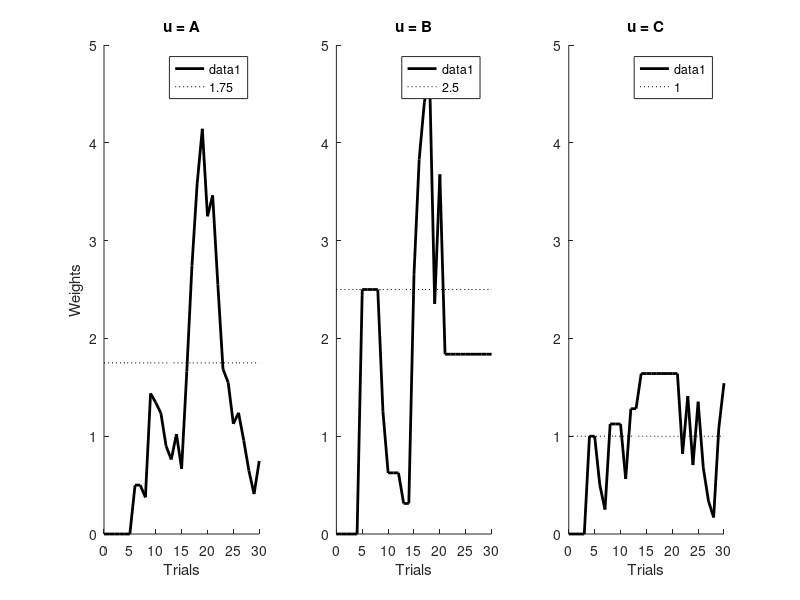
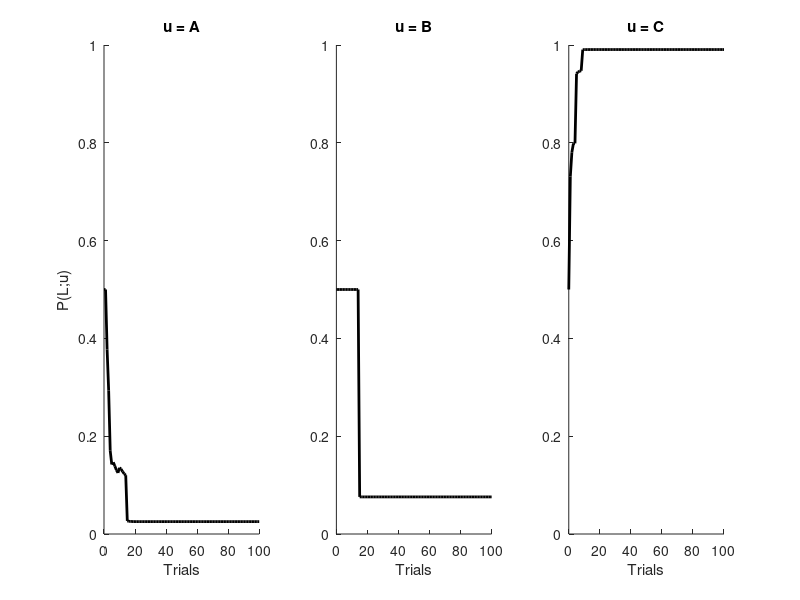

MATLAB code for these plots, in order:
%%% Computational Neuroscience 2013
%%% Dayan & Abbott, Theoretical Neuroscience, exercise 9.8
%%% Actor-Critic implementation for maze of figure 9.7

% Marije ter Wal - 2013

clear; close; clc

% parameters & settings
epsilon = 0.5; %both for actor and critic
beta    = 1;
rewards = [[0,0];[0,5];[2,0]]; % reward matrix, rows indicate location (A,B,C)
                               % column indicates choice (Left or Right)
Nlocs    = size(rewards, 1);
Nactions = size(rewards, 2);

P_left = 0.5; %0.5 (normal) or 0.99

%% Policy evaluation (Figure 9.8)

Ntrials  = 30; %as in figure 9.8
m        = [[0,0]; [(1/beta)*log(P_left/(1-P_left)),0]; [(1/beta)*log(P_left/(1-P_left)),0]];
w        = zeros(Nlocs+1,Ntrials); %initialization of critic

for t = 2:Ntrials+1 %trials should run between 0 and 30
    
    % don't forget previous trials;
    w(:,t) = w(:,t-1);
      
    % A
    % determine action
    Pk     = exp(beta*m(1,:)) / sum(exp(beta*m(1,:))); % probability distributions
    choice = find(cumsum(Pk)-rand(1) >= 0, 1); % determines which action is chosen: 1 = left, 2 = right
    % update critic
    u_next   = 1 + choice;
    delta    = rewards(1,choice) + w(u_next,t) - w(1,t);
    w(1,t)   = w(1,t) + epsilon*delta;
    
    % B or C
    % determine action
    u = u_next;
    Pk     = exp(beta*m(u,:)) / sum(exp(beta*m(u,:))); % probability distributions
    choice = find(cumsum(Pk)-rand(1) >= 0, 1); % determines which action is chosen: 1 = left, 2 = right
    % update critic
    u_next   = 4; % for every possible state, expected future reward is zero
    delta    = rewards(u,choice) + w(u_next,t) - w(u,t);
    w(u,t)   = w(u,t) + epsilon*delta;
end

figure; 
x = 0:Ntrials;

subplot(131); hold on
plot(x, w(1,:), 'k', 'linewidth', 2);
fplot('1.75', [0 Ntrials], 'k:');
title('u = A'); xlabel('Trials'); ylabel('Weights');
xlim([0,Ntrials]); ylim([0,5]);

subplot(132); hold on
plot(x, w(2,:), 'k', 'linewidth', 2);
fplot('2.5', [0 Ntrials], 'k:');
title('u = B'); xlabel('Trials');
xlim([0,Ntrials]); ylim([0,5]);

subplot(133); hold on
plot(x, w(3,:), 'k', 'linewidth', 2);
fplot('1', [0 Ntrials], 'k:');
title('u = C'); xlabel('Trials');
xlim([0,Ntrials]); ylim([0,5]);

%% Actor-critic learning (Figure 9.9)

Ntrials  = 100; %as in figure 9.9
m        = zeros(Nlocs,Nactions,Ntrials); %initialization of actor
m(:,:,1) = [[0,0]; [(1/beta)*log(P_left/(1-P_left)),0]; [(1/beta)*log(P_left/(1-P_left)),0]];
w        = zeros(Nlocs+1,Ntrials); %initialization of critic
choice   = zeros(Nlocs,1);

for t = 2:Ntrials+1 %trials should run between 0 and 30
    
    % don't forget previous trials;
    w(:,t) = w(:,t-1);
    m(:,:,t) = m(:,:,t-1);
    
    % A
    % determine action
    Pk        = exp(beta*m(1,:,t)) / sum(exp(beta*m(1,:,t))); % probability distributions
    choice = find(cumsum(Pk)-rand(1) >= 0, 1); % determines which action is chosen: 1 = left, 2 = right
    % update actor and critic
    u_next   = 1 + choice; %this only works for three locations
    delta    = rewards(1,choice) + w(u_next,t) - w(1,t);
    w(1,t)   = w(1,t) + epsilon*delta;
    m(1,:,t) = m(1,:,t) + epsilon*( (1:Nactions == choice) - Pk) * delta;
    
    % B or C
    % determine action
    u = u_next;
    Pk        = exp(beta*m(u,:,t)) / sum(exp(beta*m(u,:,t))); % probability distributions
    choice = find(cumsum(Pk)-rand(1) >= 0, 1); % determines which action is chosen: 1 = left, 2 = right
    % update actor and critic
    u_next   = 4; % for every possible state, expected future reward is zero
    delta    = rewards(u,choice) + w(u_next,t) - w(u,t);
    w(u,t)   = w(u,t) + epsilon*delta;
    m(u,:,t) = m(u,:,t) + epsilon*( (1:Nactions == choice) - Pk) * delta;
end

figure;
x = 0:Ntrials;
PL = @(mscal, mvect) exp(beta*mscal) ./ sum(exp(beta*mvect),2);

subplot(131); hold on
plot(x, squeeze(PL(m(1,1,:),m(1,:,:))), 'k', 'linewidth', 2);
title('u = A'); xlabel('Trials'); ylabel('P(L;u)');
xlim([0,Ntrials]); ylim([0,1]);

subplot(132); hold on
plot(x, squeeze(PL(m(2,1,:),m(2,:,:))), 'k', 'linewidth', 2);
title('u = B'); xlabel('Trials');
xlim([0,Ntrials]); ylim([0,1]);

subplot(133); hold on
plot(x, squeeze(PL(m(3,1,:),m(3,:,:))), 'k', 'linewidth', 2);
title('u = C'); xlabel('Trials');
xlim([0,Ntrials]); ylim([0,1]);
